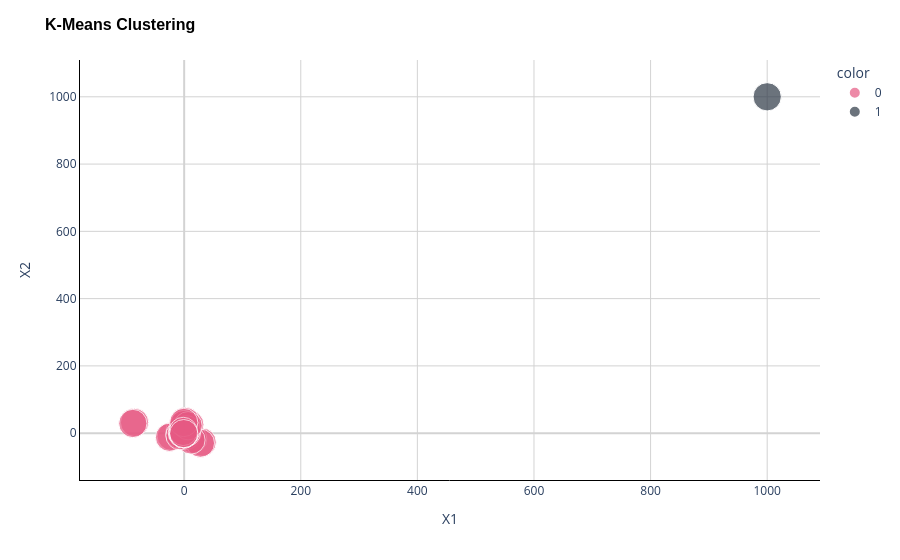

The notebook cell saved with this chart:
### Markdown cell above
La idea es que, como el algoritmo busca minimizar la dispersión intra-grupo, prefiere clasificar todas las observaciones en un cluster y el outlier en otro, lo cual afecta el rendimiento del algoritmo significativamente.

### Code cell
# Existing scatter plot
figure = px.scatter(
    x=X[:, 0],
    y=X[:, 1],
    color=y.astype(str),
    color_discrete_map={'0': '#E65983', '1': '#2D3846', '2': '#4FDFEF'},
    size=[1] * X.shape[0],
)

# Update layout
figure.update_layout(
    title='K-Means Clustering',
    title_font=dict(size=16, family='Arial', color='black', weight='bold'),
    xaxis_title='X1',
    yaxis_title='X2',
    plot_bgcolor='white',
    yaxis=dict(showgrid=True, gridcolor='LightGray', showline=True, linecolor='Black', zeroline=True, zerolinecolor='LightGray'),
    xaxis=dict(showgrid=True, gridcolor='LightGray', showline=True, linecolor='Black', zeroline=True, zerolinecolor='LightGray'),
)

figure.show()

### Figure 1 — Plotly figure (JSON) as saved in the notebook; plotly's stock layout.template omitted (floating-point values rounded to 4 significant figures)
{"data": [{"hovertemplate": "color=0<br>x=%{x}<br>y=%{y}<br>size=%{marker.size}<extra></extra>", "legendgroup": "0", "marker": {"color": "#E65983", "size": [1, 1, 1, 1, 1, 1, 1, 1, 1, 1, 1, 1, 1, 1, 1, 1, 1, 1, 1, 1, 1, 1, 1, 1, 1, 1, 1, 1, 1, 1, 1, 1, 1, 1, 1, 1, 1, 1, 1, 1, 1, 1, 1, 1, 1, 1, 1, 1, 1, 1, 1, 1, 1, 1, 1, 1, 1, 1, 1, 1, 1, 1, 1, 1, 1, 1, 1, 1, 1, 1, 1, 1, 1, 1, 1, 1, 1, 1, 1, 1, 1, 1, 1, 1, 1, 1, 1, 1, 1, 1, 1, 1, 1, 1, 1, 1, 1, 1, 1, 1], "sizemode": "area", "sizeref": 0.0025, "symbol": "circle"}, "mode": "markers", "name": "0", "orientation": "v", "showlegend": true, "type": "scatter", "x": [4.79, 1.296, 6.149, -4.449, 2.112, -22.12, 1.735, 3.152, 2.012, -0.317, 1.613, 1.61, 4.924, 2.912, -0.1845, 2.655, 1.926, 1.919, 3.107, 6.583, 30.84, 3.604, -0.247, 2.128, 1.423, 1.517, 0.9324, -4.259, 14.72, 2.414, 0.9025, 2.654, -4.207, 6.951, 2.198, -85.08, 2.27, 3.481, 1.266, -0.2162, 3.015, 2.547, 6.86, 1.8, 1.294, 1.896, 9.697, 2.293, 1.405, 2.329, 1.79, -1.704, 3.149, -7.449, -0.888, -25.12, -1.265, 0.1516, -0.9881, -3.317, -1.387, -1.39, 1.924, -0.08793, -3.184, -0.3453, -1.074, -1.081, 0.1073, 3.583, 27.84, 0.6036, -3.247, -0.8717, -1.577, -1.483, -2.068, -7.259, 11.72, -0.5862, -2.097, -0.3459, -7.207, 3.951, -0.8017, -88.08, -0.7298, 0.4806, -1.734, -3.216, 0.01472, -0.4526, 3.86, -1.2, -1.706, -1.104, 6.697, -0.7075, -1.595, -0.6708], "xaxis": "x", "y": [1.022, 1.563, 3.49, 8.248, 3.117, -9.256, 1.011, 3.015, 1.455, 1.311, 1.095, 2.978, 2.271, 1.736, 1.97, 28.78, 2.116, -0.7129, 2.729, -3.269, -26.83, 7.985, 0.7154, 1.352, 2.026, 2.215, 3.8, -0.5735, -17.24, 4.378, 2.126, 3.968, -4.626, 4.817, 2.274, 31.74, 1.341, 2.376, 2.405, 3.79, 1.281, 2.235, 13.21, 1.386, 1.352, 2.461, 25.01, 34.7, 8.119, 1.549, -1.978, -1.437, 0.49, 5.248, 0.1174, -12.26, -1.989, 0.01523, -1.545, -1.689, -1.905, -0.02204, -0.7293, -1.264, -1.03, 25.78, -0.884, -3.713, -0.2715, -6.269, -29.83, 4.985, -2.285, -1.648, -0.9745, -0.7848, 0.7998, -3.573, -20.24, 1.378, -0.8739, 0.9678, -7.626, 1.817, -0.7257, 28.74, -1.659, -0.624, -0.5955, 0.7897, -1.719, -0.7655, 10.21, -1.614, -1.648, -0.539, 22.01, 31.7, 5.119, -1.451], "yaxis": "y"}, {"hovertemplate": "color=1<br>x=%{x}<br>y=%{y}<br>size=%{marker.size}<extra></extra>", "legendgroup": "1", "marker": {"color": "#2D3846", "size": [1], "sizemode": "area", "sizeref": 0.0025, "symbol": "circle"}, "mode": "markers", "name": "1", "orientation": "v", "showlegend": true, "type": "scatter", "x": [1000], "xaxis": "x", "y": [1000], "yaxis": "y"}], "layout": {"legend": {"itemsizing": "constant", "title": {"text": "color"}, "tracegroupgap": 0}, "margin": {"t": 60}, "plot_bgcolor": "white", "title": {"font": {"color": "black", "family": "Arial", "size": 16, "weight": "bold"}, "text": "K-Means Clustering"}, "xaxis": {"anchor": "y", "domain": [0, 1], "gridcolor": "LightGray", "linecolor": "Black", "showgrid": true, "showline": true, "title": {"text": "X1"}, "zeroline": true, "zerolinecolor": "LightGray"}, "yaxis": {"anchor": "x", "domain": [0, 1], "gridcolor": "LightGray", "linecolor": "Black", "showgrid": true, "showline": true, "title": {"text": "X2"}, "zeroline": true, "zerolinecolor": "LightGray"}}}
